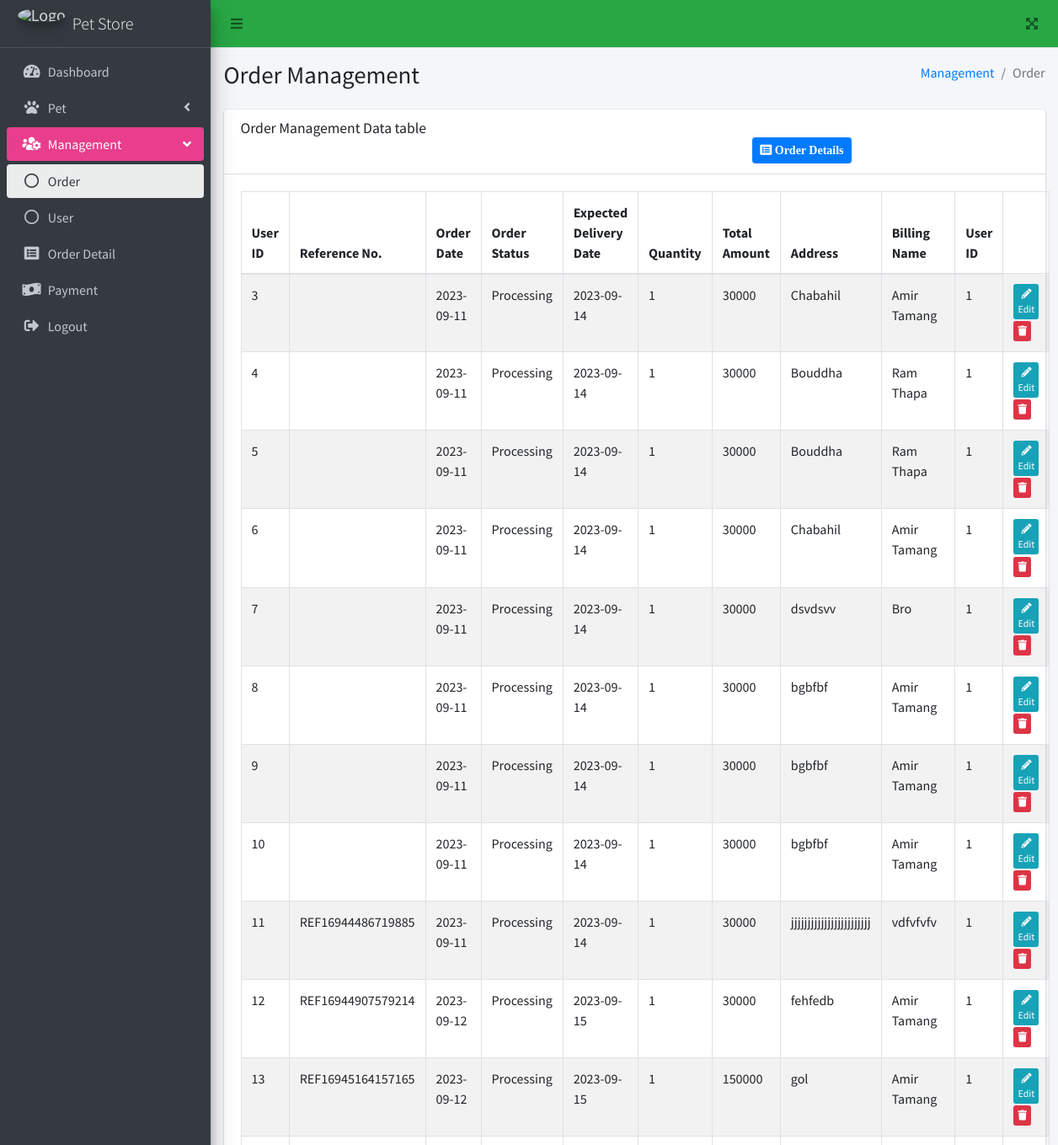
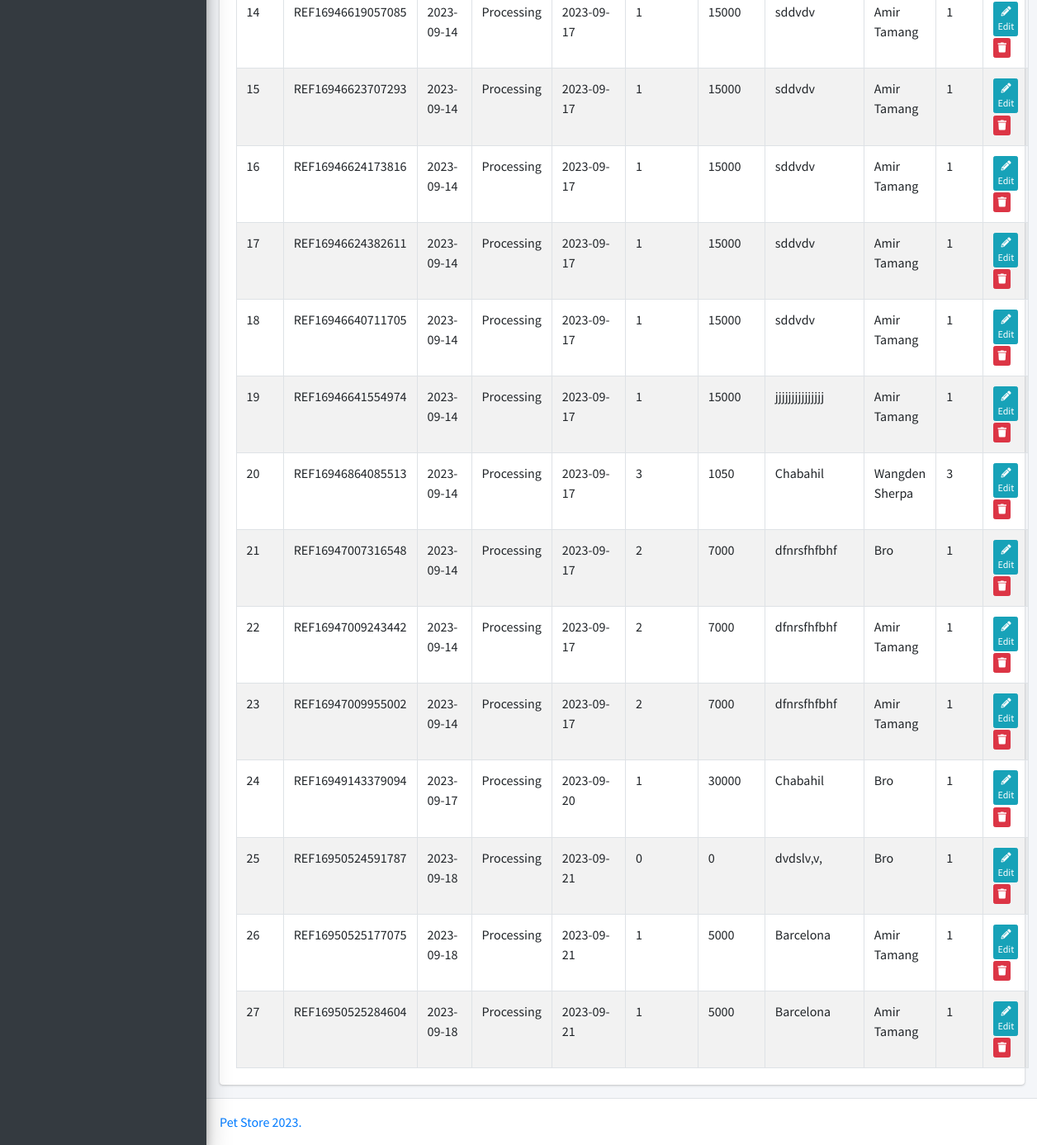
The app's page /pets/public/admin/Client/order.php with its own data (2 pictures, top to bottom).
### tables this page shows
CREATE TABLE `tbl_order` (
  `order_id` int NOT NULL AUTO_INCREMENT,
  `order_date` date NOT NULL,
  `order_status` varchar(20) NOT NULL,
  `reference_no` varchar(20) NOT NULL,
  `expected_delivery_date` date NOT NULL,
  `total_amount` float NOT NULL,
  `number_of_items` int NOT NULL,
  `user_id` int NOT NULL,
  `billing_address` varchar(50) NOT NULL,
  `billing_username` varchar(50) NOT NULL,
  PRIMARY KEY (`order_id`),
  KEY `user_id` (`user_id`),
  CONSTRAINT `tbl_order_ibfk_1` FOREIGN KEY (`user_id`) REFERENCES `tbl_user` (`user_id`) ON DELETE CASCADE ON UPDATE CASCADE
);

### pets/public/admin/Client/order.php (the view, shortened to what this page needs)
<?php
$hostname = 'db';
$username = 'admin1';
$password = 'password';
$dbname = 'pets';
$pdo = new PDO("mysql:host=$hostname;dbname=$dbname", $username, $password);
?>
<!DOCTYPE html>
<html lang="en">
<head>
  <link rel="stylesheet" href="../plugins/fontawesome-free/css/all.min.css">
  <link rel="stylesheet" href="../plugins/datatables-bs4/css/dataTables.bootstrap4.min.css">
  <link rel="stylesheet" href="../plugins/datatables-responsive/css/responsive.bootstrap4.min.css">
  <link rel="stylesheet" href="../plugins/datatables-buttons/css/buttons.bootstrap4.min.css">
  <link rel="stylesheet" href="../dist/css/adminlte.min.css">
</head>
<body class="hold-transition sidebar-mini">
  <div class="wrapper">
    <nav class="main-header navbar navbar-expand navbar-light navbar-green">
      <ul class="navbar-nav">
        <li class="nav-item">
          <a class="nav-link" data-widget="pushmenu" href="#" role="button"><i class="fas fa-bars"></i></a>
        </li>
      </ul>
      <ul class="navbar-nav ml-auto">
        <li class="nav-item">
          <a class="nav-link" data-widget="fullscreen" href="#" role="button">
            <i class="fas fa-expand-arrows-alt"></i>
          </a>
        </li>
      </ul>
    </nav>
    <aside class="main-sidebar sidebar-dark-primary elevation-4">
      <a href="/index.php" class="brand-link">
        <img src="../dist/img/logo.jpg" alt="Logo" class="brand-image img-circle elevation-3" style="opacity: .8">
        <span class="brand-text font-weight-light">Pet Store</span>
      </a>
      <div class="sidebar">
        <nav class="mt-2">
          <ul class="nav nav-pills nav-sidebar flex-column" data-widget="treeview" role="menu" data-accordion="false">
            <li class="nav-item">
              <a href="dashboard.php" class="nav-link">
                <i class="nav-icon fas fa-tachometer-alt"></i>
                <p>Dashboard</p>
              </a>
            </li>
            <li class="nav-item">
              <a class="nav-link">
                <i class="nav-icon fas fa-paw"></i>
                <p>Pet<i class="fas fa-angle-left right"></i><span class="badge badge-info right"></span></p>
              </a>
            </li>
            <li class="nav-item menu-open">
              <a class="nav-link" style="background-color: #e83e8c; color: white;">
                <i class="nav-icon fas fa-users-cog"></i>
                <p>
                  Management
                  <i class="fas fa-angle-left right"></i>
                </p>
              </a>
              <ul class="nav nav-treeview">
                <li class="nav-item">
                  <a href="order.php" class="nav-link active">
                    <i class="far fa-circle nav-icon"></i>
                    <p>Order</p>
                  </a>
                </li>
                <li class="nav-item">
                  <a href="user.php" class="nav-link">
                    <i class="far fa-circle nav-icon"></i>
                    <p>User</p>
                  </a>
                </li>
              </ul>
            </li>
            <li class="nav-item">
              <a href="orderdetail.php" class="nav-link">
                <i class="nav-icon fas fa-list-alt"></i>
                <p>
                  Order Detail
                </p>
              </a>
            </li>
            <li class="nav-item">
              <a href="payment.php" class="nav-link">
                <i class="nav-icon fas fa-money-bill-wave"></i>
                <p>
                  Payment
                </p>
              </a>
            </li>
            <li class="nav-item">
              <a href="../adminlogout.php" class="nav-link" onclick="return confirm('Are you sure you want to logout?');">
                <i class="nav-icon fas fa-sign-out-alt"></i>
                <p>
                  Logout
                </p>
              </a>
            </li>
          </ul>
        </nav>
      </div>
    </aside>
    <div class="content-wrapper">
      <section class="content-header">
        <div class="container-fluid">
          <div class="row mb-2">
            <div class="col-sm-6">
              <h1>Order Management</h1>
            </div>
            <div class="col-sm-6">
              <ol class="breadcrumb float-sm-right">
                <li class="breadcrumb-item"><a href="#">Management</a></li>
                <li class="breadcrumb-item active">Order</li>
              </ol>
            </div>
          </div>
        </div>
      </section>
      <section class="content">
        <div class="container-fluid">
          <div class="row">
            <div class="col-12">
              <div class="card">
                <div class="card-header">
                  <h3 class="card-title">Order Management Data table</h3>
                  <a href="orderdetail.php"> <button type="button" class="btn btn-primary btn-sm" style="margin-left:65%"><i class="fa fa-list-alt"> Order Details</i>
                    </button>
                  </a>
                </div>
                <div class="card-body">
                  <table id="example1" class="table table-bordered table-striped">
                    <thead>
                      <tr>
                        <th>User ID</th>
                        <th>Reference No.</th>
                        <th>Order Date</th>
                        <th>Order Status</th>
                        <th>Expected Delivery Date</th>
                        <th>Quantity</th>
                        <th>Total Amount</th>
                        <th>Address</th>
                        <th>Billing Name</th>
                        <th>User ID</th>
                      </tr>
                    </thead>
                    <tbody>
                      <?php
                      $stmt = $pdo->prepare("SELECT * FROM tbl_order");
                      $stmt->execute();
                      while ($row = $stmt->fetch(PDO::FETCH_ASSOC)) {
                        echo "<tr>";
                        echo "<td>{$row['order_id']}</td>";
                        echo "<td>{$row['reference_no']}</td>";
                        echo "<td>{$row['order_date']}</td>";
                        echo "<td>{$row['order_status']}</td>";
                        echo "<td>{$row['expected_delivery_date']}</td>";
                        echo "<td>{$row['number_of_items']}</td>";
                        echo "<td>{$row['total_amount']}</td>";
                        echo "<td>{$row['billing_address']}</td>";
                        echo "<td>{$row['billing_username']}</td>";
                        echo "<td>{$row['user_id']}</td>";
                        echo "<td>
                              <a href='order.php?id={$row['order_id']}' class='btn btn-info btn-xs'><i class='fa fa-pencil-alt'></i> Edit</a>
                              <a href='order.php?order_id={$row['order_id']}' class='btn btn-danger btn-xs'><i class='fa fa-trash'></i></a>
                              </td>";
                        echo "</tr>";
                      }
                      ?>
                    </tbody>
                  </table>
                </div>
              </div>
            </div>
          </div>
        </div>
      </section>
    </div>
    <footer class="main-footer">
      <a class="text-black">Pet Store 2023.</a>
    </footer>
  </div>
</body>
</html>

### records on screen
tbl_order: order_id "3", order_date "2023-09-11", order_status "Processing", expected_delivery_date "2023-09-14", number_of_items "1", total_amount "30000", billing_address "Chabahil", billing_username "Amir Tamang", user "1"
tbl_order: order_id "4", order_date "2023-09-11", order_status "Processing", expected_delivery_date "2023-09-14", number_of_items "1", total_amount "30000", billing_address "Bouddha", billing_username "Ram Thapa", user "1"
tbl_order: order_id "5", order_date "2023-09-11", order_status "Processing", expected_delivery_date "2023-09-14", number_of_items "1", total_amount "30000", billing_address "Bouddha", billing_username "Ram Thapa", user "1"
tbl_order: order_id "6", order_date "2023-09-11", order_status "Processing", expected_delivery_date "2023-09-14", number_of_items "1", total_amount "30000", billing_address "Chabahil", billing_username "Amir Tamang", user "1"
tbl_order: order_id "7", order_date "2023-09-11", order_status "Processing", expected_delivery_date "2023-09-14", number_of_items "1", total_amount "30000", billing_address "dsvdsvv", billing_username "Bro", user "1"
tbl_order: order_id "8", order_date "2023-09-11", order_status "Processing", expected_delivery_date "2023-09-14", number_of_items "1", total_amount "30000", billing_address "bgbfbf", billing_username "Amir Tamang", user "1"
tbl_order: order_id "9", order_date "2023-09-11", order_status "Processing", expected_delivery_date "2023-09-14", number_of_items "1", total_amount "30000", billing_address "bgbfbf", billing_username "Amir Tamang", user "1"
tbl_order: order_id "10", order_date "2023-09-11", order_status "Processing", expected_delivery_date "2023-09-14", number_of_items "1", total_amount "30000", billing_address "bgbfbf", billing_username "Amir Tamang", user "1"
tbl_order: order_id "11", reference_no "REF16944486719885", order_date "2023-09-11", order_status "Processing", expected_delivery_date "2023-09-14", number_of_items "1", total_amount "30000", billing_address "jjjjjjjjjjjjjjjjjjjjjjjj", billing_username "vdfvfvfv", user "1"
tbl_order: order_id "12", reference_no "REF16944907579214", order_date "2023-09-12", order_status "Processing", expected_delivery_date "2023-09-15", number_of_items "1", total_amount "30000", billing_address "fehfedb", billing_username "Amir Tamang", user "1"
tbl_order: order_id "13", reference_no "REF16945164157165", order_date "2023-09-12", order_status "Processing", expected_delivery_date "2023-09-15", number_of_items "1", total_amount "150000", billing_address "gol", billing_username "Amir Tamang", user "1"
tbl_order: order_id "14", reference_no "REF16946619057085", order_date "2023-09-14", order_status "Processing", expected_delivery_date "2023-09-17", number_of_items "1", total_amount "15000", billing_address "sddvdv", billing_username "Amir Tamang", user "1"
tbl_order: order_id "15", reference_no "REF16946623707293", order_date "2023-09-14", order_status "Processing", expected_delivery_date "2023-09-17", number_of_items "1", total_amount "15000", billing_address "sddvdv", billing_username "Amir Tamang", user "1"
tbl_order: order_id "16", reference_no "REF16946624173816", order_date "2023-09-14", order_status "Processing", expected_delivery_date "2023-09-17", number_of_items "1", total_amount "15000", billing_address "sddvdv", billing_username "Amir Tamang", user "1"
tbl_order: order_id "17", reference_no "REF16946624382611", order_date "2023-09-14", order_status "Processing", expected_delivery_date "2023-09-17", number_of_items "1", total_amount "15000", billing_address "sddvdv", billing_username "Amir Tamang", user "1"
tbl_order: order_id "18", reference_no "REF16946640711705", order_date "2023-09-14", order_status "Processing", expected_delivery_date "2023-09-17", number_of_items "1", total_amount "15000", billing_address "sddvdv", billing_username "Amir Tamang", user "1"
tbl_order: order_id "19", reference_no "REF16946641554974", order_date "2023-09-14", order_status "Processing", expected_delivery_date "2023-09-17", number_of_items "1", total_amount "15000", billing_address "jjjjjjjjjjjjjjj", billing_username "Amir Tamang", user "1"
tbl_order: order_id "20", reference_no "REF16946864085513", order_date "2023-09-14", order_status "Processing", expected_delivery_date "2023-09-17", number_of_items "3", total_amount "1050", billing_address "Chabahil", billing_username "Wangden Sherpa", user "3"
tbl_order: order_id "21", reference_no "REF16947007316548", order_date "2023-09-14", order_status "Processing", expected_delivery_date "2023-09-17", number_of_items "2", total_amount "7000", billing_address "dfnrsfhfbhf", billing_username "Bro", user "1"
tbl_order: order_id "22", reference_no "REF16947009243442", order_date "2023-09-14", order_status "Processing", expected_delivery_date "2023-09-17", number_of_items "2", total_amount "7000", billing_address "dfnrsfhfbhf", billing_username "Amir Tamang", user "1"
tbl_order: order_id "23", reference_no "REF16947009955002", order_date "2023-09-14", order_status "Processing", expected_delivery_date "2023-09-17", number_of_items "2", total_amount "7000", billing_address "dfnrsfhfbhf", billing_username "Amir Tamang", user "1"
tbl_order: order_id "24", reference_no "REF16949143379094", order_date "2023-09-17", order_status "Processing", expected_delivery_date "2023-09-20", number_of_items "1", total_amount "30000", billing_address "Chabahil", billing_username "Bro", user "1"
tbl_order: order_id "25", reference_no "REF16950524591787", order_date "2023-09-18", order_status "Processing", expected_delivery_date "2023-09-21", number_of_items "0", total_amount "0", billing_address "dvdslv,v,", billing_username "Bro", user "1"
tbl_order: order_id "26", reference_no "REF16950525177075", order_date "2023-09-18", order_status "Processing", expected_delivery_date "2023-09-21", number_of_items "1", total_amount "5000", billing_address "Barcelona", billing_username "Amir Tamang", user "1"
tbl_order: order_id "27", reference_no "REF16950525284604", order_date "2023-09-18", order_status "Processing", expected_delivery_date "2023-09-21", number_of_items "1", total_amount "5000", billing_address "Barcelona", billing_username "Amir Tamang", user "1"
